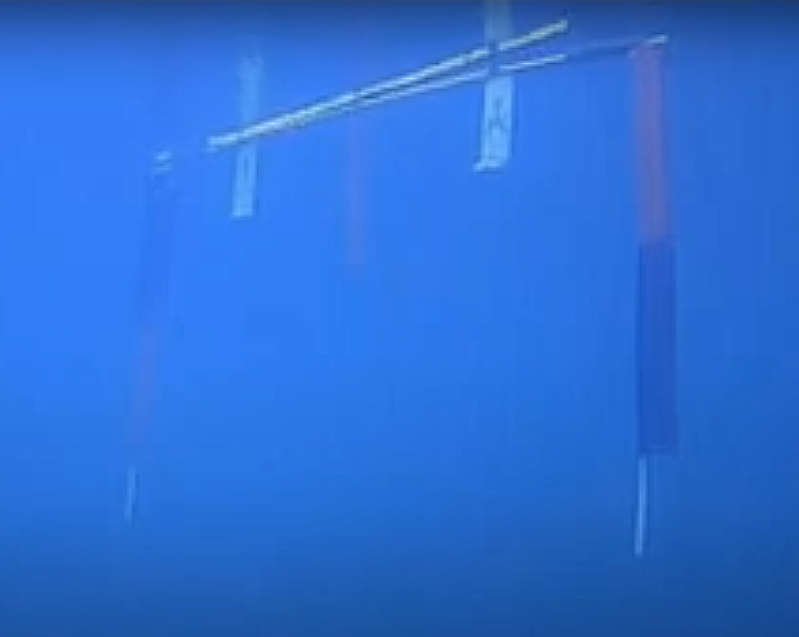
#> input picture gate1.png, 799 x 637 px, given in place of the camera
$ jupyter execute 'buoy&gate_2023.ipynb'   (older library calls are emulated)   (text cells are left out)
#> lines starting #> are read from the running program, lines starting #| are printed output that depends on the picture; after the words box and inside, x2 and y2 are one past the last pixel; in counts of white or black regions, pixels touching at a corner belong together
[cell 1]
# [5 lines of commented-out code are left out]
import numpy as np
import cv2
import math
import time

#[+------:
import sys

[cell 2]
current_yaw = 0
cv_image = 0
YAW_VARIANCE = .017

# [+]- Access the camera, the int parameter determines which camera you are using, may have to change in depending on what computer you run on
video_capture = cv2.VideoCapture(0)
# video_capture = cv2.VideoCapture(1)
# video_capture = cv2.VideoCapture(2)

#[+]- Each iteration of this loop processes a frame that is captured by the camera by applying a series of filters. Each filter is in intermediate step, the final image is the one which we annotate and extract information from.
while(True):
    # Capture the frames
    ret, frame = video_capture.read()
#> frame is the input picture: shape (637, 799, 3); mean B, G, R 212.9, 110.1, 43.9
    final = frame

    # change from bgr values to hsv values
    hsv = cv2.cvtColor(frame, cv2.COLOR_BGR2HSV)
#> hsv: shape (637, 799, 3); mean H, S, V 108.3, 202.7, 212.9

    # color bounds of color to be filtered out [+] correction: colors to be NOT filtered out
    # lower_color_bounds = np.array([0, 200, 0])
    # upper_color_bounds = np.array([255, 255, 255])
    lower_color_bounds = np.array([0, 100, 20])
    upper_color_bounds = np.array([30, 255, 255])


    # [+]- Filter 1: threshold shows in black the pixels being filtered out [+: show only the colors that are between the two bounds)
    threshold = cv2.inRange(hsv, lower_color_bounds, upper_color_bounds)
#> threshold: shape (637, 799); every value is 0

    #[+]- Filter 2:  erode to remove noise
    kernel = np.ones((10, 10), np.uint8)
    erode = cv2.erode(threshold, kernel)

    # get the contours, Each individual contour is a Numpy array of (x,y) coordinates of boundary points of the object
    contours = cv2.findContours(erode, cv2.RETR_EXTERNAL, cv2.CHAIN_APPROX_NONE)[0]
#> contours = []

    # create bounding boxes, creates an array of contour areas so that we can know which is th ebiggest
    contour_areas = [cv2.contourArea(x) for x in contours]
#> contour_areas = []

    # get the areas of each contour, returns a list of indeces for contour areas array
    contour_indexes = np.argsort(contour_areas)
#> contour_indexes = empty array

    # sort the indexes of the largest areas
    for i in contour_indexes[-2:]:  # only look at the two largest contours
        (x,y,w,h) = cv2.boundingRect(contours[i])  # get the location/dimensions of a bounding box for the contour: x,y=coordinates, w,h=dims
        cv2.rectangle(final, pt1=(x,y), pt2=(x+w,y+h), color=(255,0,0), thickness=5)  # draw the bounding box on the image

        # for visibility, we will place a background fill on the contour label
        text = "gatepost"
        text_size, _ = cv2.getTextSize(text, cv2.FONT_HERSHEY_PLAIN, 1, 1)
        text_w, text_h = text_size
        cv2.rectangle(final, pt1=(x, y), pt2=(x + text_w, y - 2*text_h), color=(255, 0, 0), thickness=-1)
        cv2.putText(final, "gatepost", org=(x, y-5), fontFace=cv2.FONT_HERSHEY_PLAIN, fontScale=1, color=(255, 255, 255), thickness=1)
#> this loop made 0 passes

    # [+]- Show each filter that is applied to the frame. Each filter is shown in a separate window
    # cv2.imshow('1 Gate: original frame',frame)
    cv2.imshow('2 Gate: threshold', threshold)
    cv2.imshow("3 Gate: eroded", erode)
    cv2.imshow("4 Gate: final", final)


    if cv2.waitKey(1) & 0xFF == ord('q'):
#> (key q is pressed here)
        break

[cell 3]
current_yaw = 0
cv_image = 0
YAW_VARIANCE = .017

# [+]- Access the camera, the int parameter determines which camera you are using, may have to change in depending on what computer you run on
video_capture = cv2.VideoCapture(0)
# video_capture = cv2.VideoCapture(1)
# video_capture = cv2.VideoCapture(2)

lower_value_bounds = np.array([0, 0, 0])
upper_value_bounds = np.array([255, 255, 75])

houghParam1=40
houghParam2=45
# houghParam1=15
# houghParam2=30

#[+:]-- -------------------------------------------------//
clk= 0
clkRate= 1
clkLim= clkRate*255
#-------------------------------------------------------//

bgrRed= (0, 0, 255)
bgrBlue= (255, 0, 0)
bgrOrange= (100, 100, 255)

kernel_sqr = np.ones((1,1), np.uint8)
kernel_3x1= np.ones((3,1), np.uint8)
kernel_1x3= np.ones((1,3), np.uint8)
blurnel = (2, 2)
while(True):
    ret, img_frame = video_capture.read()
    img_final = img_frame

    # [+:]--- Use this to find the ideal value range, which changes depending on the lighting ---------------------//
    tick= clk//clkRate + 1
    cv2.putText(img_final, "[:+:] CLK: "+ str(tick), org=(10, 20), fontFace=cv2.FONT_HERSHEY_DUPLEX, fontScale=.7, color=(200, 0, 255), thickness=2)
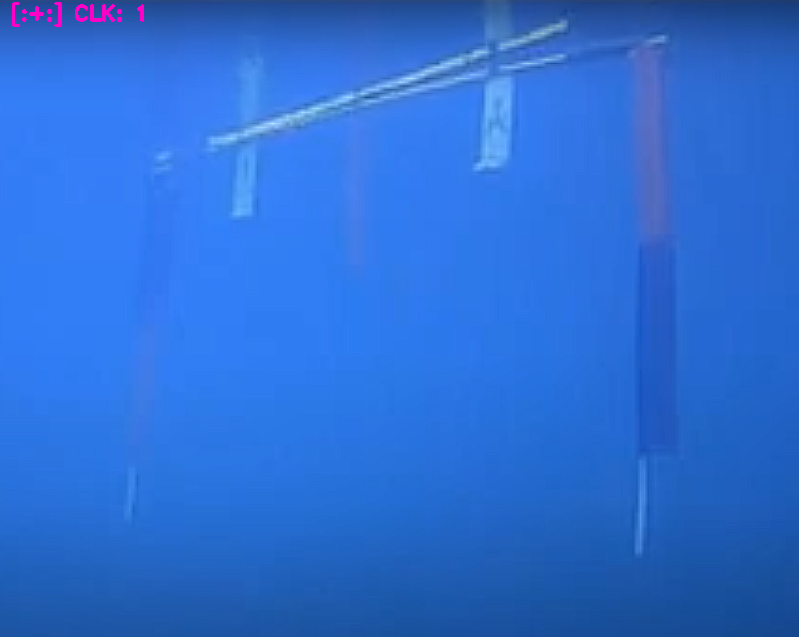
#> img_final: shape (637, 799, 3); 0.17% of pixels changed, all inside (x1, y1, x2, y2) = (12, 2, 144, 27)
    clk+= 1
    if clk>clkLim: clk=0
    #--------------------------------------------------------------------------------------------------------------//

    # #[::+::]======================Debug================|+|+|+|
    # clkRate= 1
    # upper_value_bounds = np.array([255, 255, 75])
    # # [\\+\\]===========================================|-|-|-|


    img_hsv = cv2.cvtColor(img_frame, cv2.COLOR_BGR2HSV)
#> img_hsv: shape (637, 799, 3); mean H, S, V 108.3, 202.8, 213.1
    img_threshold = cv2.inRange(img_hsv, lower_value_bounds, upper_value_bounds)
    img_dilate = cv2.dilate(img_threshold, kernel_1x3, iterations=4)
    img_erode = cv2.erode(img_dilate, kernel_1x3, iterations=4)
    img_blur = cv2.blur(img_erode, ksize= blurnel)

    circles = cv2.HoughCircles(img_blur, cv2.HOUGH_GRADIENT, 1, 20,
                  param1=houghParam1,  # edge detection parameter
                  param2=houghParam2,  # accumulator threshold, or how circley the circles need to be to be recognized (higher=more circlely)
                  minRadius=0,
                  maxRadius=100)
#> circles = None

    if (type(circles)) is np.ndarray:
        circle_radii = [x[2] for x in circles[0]]
        circle_indexes = np.argsort(circle_radii)
        for i in circle_indexes[-2:]:
            circle = circles[0][i]
            cv2.circle(img_final, center=(int(circle[0]), int(circle[1])), radius=int(circle[2]+20), color=bgrOrange, thickness=2)
            text = " -- -- "
            text_size, _ = cv2.getTextSize(text, cv2.FONT_HERSHEY_PLAIN, 1, 1)  # get the text size
            text_w, text_h = text_size  # get the text width/height
            cv2.putText(img_final, text, org=(int(circle[0])-text_w, int(circle[1])+(text_h//2)+7), fontFace=cv2.FONT_HERSHEY_PLAIN, fontScale=2, color=bgrOrange, thickness=2)

    # cv2.imshow('2 Circle_1: hsv', img_hsv)
    cv2.imshow('3 Circle_1: threshold', img_threshold)
    cv2.imshow("4 Circle1_: dilated", img_dilate)
    cv2.imshow("5 Circle_1: eroded", img_erode)
    cv2.imshow("6 Circle_1: blur", img_blur)
    cv2.imshow("7 Circle_1: final", img_final)

    if cv2.waitKey(1) & 0xFF == ord('q'):
#> (key q is pressed here)
        break
cv2.destroyAllWindows()

[cell 4]
current_yaw = 0
cv_image = 0
YAW_VARIANCE = .017

# [+]- Access the camera, the int parameter determines which camera you are using, may have to change in depending on what computer you run on
video_capture = cv2.VideoCapture(0)
# video_capture = cv2.VideoCapture(1)
# video_capture = cv2.VideoCapture(2)

lower_value_bounds = np.array([0, 0, 150])
# lower_value_bounds = np.array([0, 0, 165])
# lower_value_bounds = np.array([0, 0, 180])
upper_value_bounds = np.array([255, 255, 255])

# houghParam1=40
# houghParam2=45
houghParam1=15
houghParam2=30

clk= 0
clkRate= 1
clkLim= clkRate*255

bgrRed= (0, 0, 255)
bgrBlue= (255, 0, 0)
bgrCyan= (200, 200, 50)
bgrOrange= (100, 100, 255)


kernel_sqr2 = np.ones((2,2), np.uint8)
kernel_sqr3 = np.ones((3,3), np.uint8)
kernel_sqr4 = np.ones((4,4), np.uint8)
kernel_sqr5 = np.ones((5,5), np.uint8)
kernel_sqr6 = np.ones((6,6), np.uint8)
kernel_sqr7 = np.ones((7,7), np.uint8)
kernel_sqr8 = np.ones((8,8), np.uint8)
kernel_sqr9 = np.ones((9,9), np.uint8)
kernel_sqr10 = np.ones((10,10), np.uint8)
kernel_sqr11 = np.ones((11,11), np.uint8)
kernel_sqr12 = np.ones((12,12), np.uint8)
kernel_sqr13 = np.ones((13,13), np.uint8)
kernel_sqr13 = np.ones((14,14), np.uint8)
blurnel = (5, 5)
kernel_3x1= np.ones((3,1), np.uint8)
kernel_1x3= np.ones((1,3), np.uint8)
kernel_2x1= np.ones((2,1), np.uint8)
kernel_sqr= np.empty((0,), dtype= np.ndarray)
erodeKernel= kernel_sqr8

while(True):
    ret, img_frame = video_capture.read()
    img_final = img_frame

    # [+:]--- Use this to find the ideal value range, which changes depending on the lighting ---------------------//
    tick= clk//clkRate + 1
    cv2.putText(img_final, str(tick), org=(10, 20), fontFace=cv2.FONT_HERSHEY_DUPLEX, fontScale=.5, color= bgrCyan, thickness=2)
#> img_final: shape (637, 799, 3); 0.01% of pixels changed, all inside (x1, y1, x2, y2) = (12, 9, 18, 22)
    clk+= 1
    if clk>clkLim: clk=0
    #--------------------------------------------------------------------------------------------------------------//

    # # [::+::]======================Debug================|+|+|+|
    # clkRate= 21
    # erodeKernel= np.ones((tick,tick), np.uint8)
    # # [\\+\\]===========================================|-|-|-|

    img_hsv = cv2.cvtColor(img_frame, cv2.COLOR_BGR2HSV)
#> img_hsv: shape (637, 799, 3); mean H, S, V 108.2, 202.7, 212.9
    img_threshold = cv2.inRange(img_hsv, lower_value_bounds, upper_value_bounds)
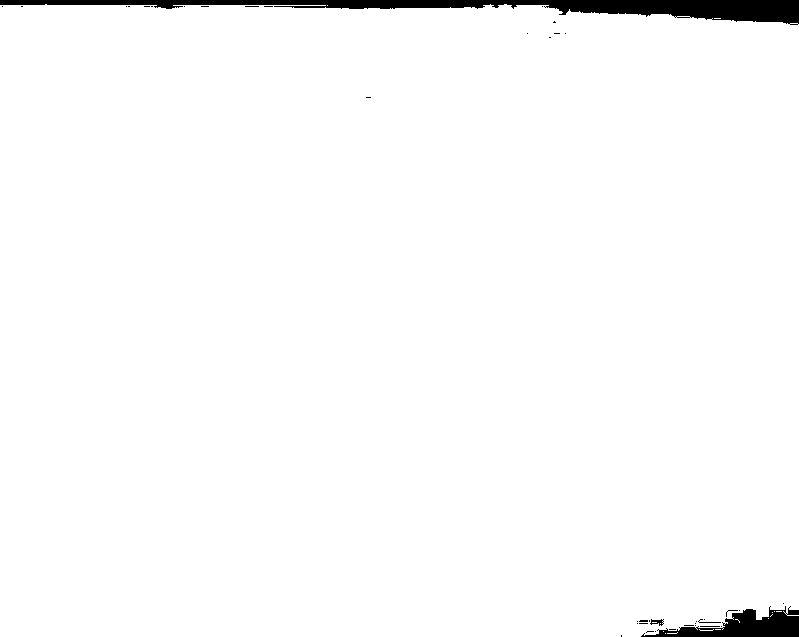
#> img_threshold: shape (637, 799); 98% white; 40 black regions (35 under 20 px), largest, box (x1, y1, x2, y2) and area: (0, 0, 799, 25) 7608, (641, 606, 799, 637) 2337, (650, 619, 664, 626) 52, (698, 619, 721, 623) 27, (700, 626, 720, 627) 20
    #[+:]-- erodeKernel= np.ones((7:14,7:14), np.uint8)
    img_erode = cv2.erode(img_threshold, erodeKernel, iterations=1)
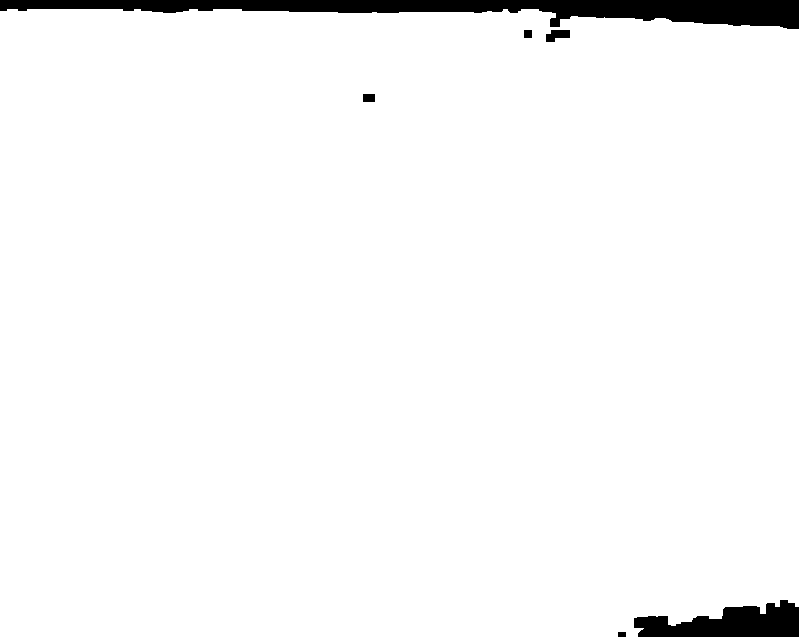
#> img_erode: shape (637, 799); 96.9% white; 6 black regions, box (x1, y1, x2, y2) and area: (0, 0, 799, 29) 11489, (634, 600, 799, 637) 3932, (546, 30, 570, 42) 208, (363, 94, 375, 102) 96, (524, 30, 532, 38) 64, (618, 632, 626, 637) 40
    img_dilate = cv2.dilate(img_erode, kernel_sqr6, iterations=1)
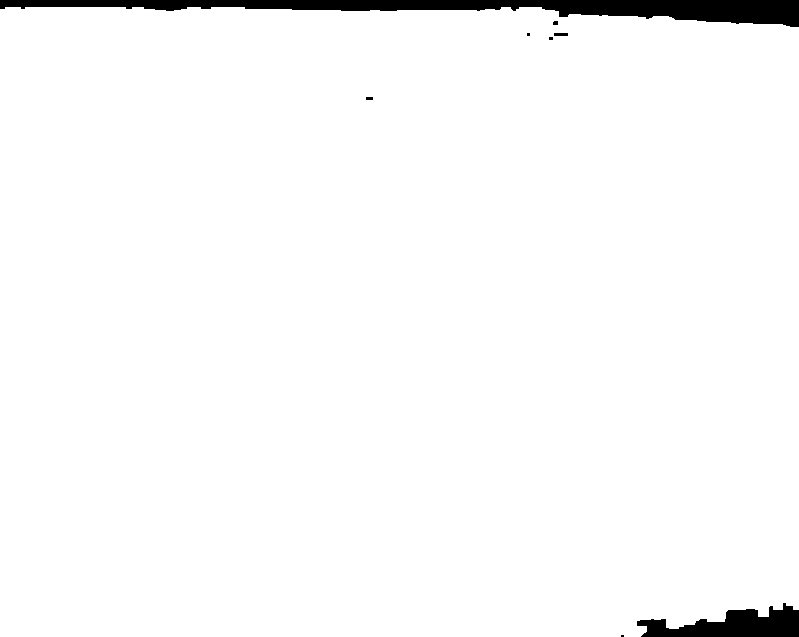
#> img_dilate: shape (637, 799); 97.5% white; 8 black regions (4 under 20 px), largest, box (x1, y1, x2, y2) and area: (0, 0, 799, 27) 9597, (637, 603, 799, 637) 3153, (554, 33, 568, 36) 42, (366, 97, 373, 100) 21
    img_blur = cv2.blur(img_dilate, ksize= blurnel)


    circles = cv2.HoughCircles(img_blur, cv2.HOUGH_GRADIENT, 1, 20,
                  param1=houghParam1,  # edge detection parameter
                  param2=houghParam2,
                  minRadius=0,
                  maxRadius=100)


    if (type(circles)) is np.ndarray:
        circle_radii = [x[2] for x in circles[0]]
        circle_indexes = np.argsort(circle_radii)
        for i in circle_indexes[-2:]:
            circle = circles[0][i]
            cv2.circle(img_final, center=(int(circle[0]), int(circle[1])), radius=int(circle[2]), color=bgrCyan, thickness=2)
            text = " + "
            text_size, _ = cv2.getTextSize(text, cv2.FONT_HERSHEY_PLAIN, 1, 1)
            text_w, text_h = text_size
            cv2.putText(img_final, text, org=(int(circle[0]-text_w), int(circle[1])+(text_h//2)+7), fontFace=cv2.FONT_HERSHEY_PLAIN, fontScale=2, color=bgrOrange, thickness=2)

    # cv2.imshow('2 Circle_1: hsv', img_hsv)
    cv2.imshow('1 Circle_2: threshold', img_threshold)
    cv2.imshow("2 Circle_2: eroded", img_erode)
    cv2.imshow("4 Circle_2_: dilated", img_dilate)
    cv2.imshow("5 Circle_2: blur", img_blur)
    cv2.imshow("6 Circle_2: final", img_final)
    if cv2.waitKey(1) & 0xFF == ord('q'):
#> (key q is pressed here)
        break
cv2.destroyAllWindows()

[cell 5]
current_yaw = 0
cv_image = 0
YAW_VARIANCE = .017

# [+]- Access the camera, the int parameter determines which camera you are using, may have to change in depending on what computer you run on
video_capture = cv2.VideoCapture(0)
# video_capture = cv2.VideoCapture(1)
# video_capture = cv2.VideoCapture(2)

while(True):
    ret, frame = video_capture.read()
    final = frame

    #--option 1: use grayscale-----
    img2gray = cv2.cvtColor(frame, cv2.COLOR_BGR2GRAY)
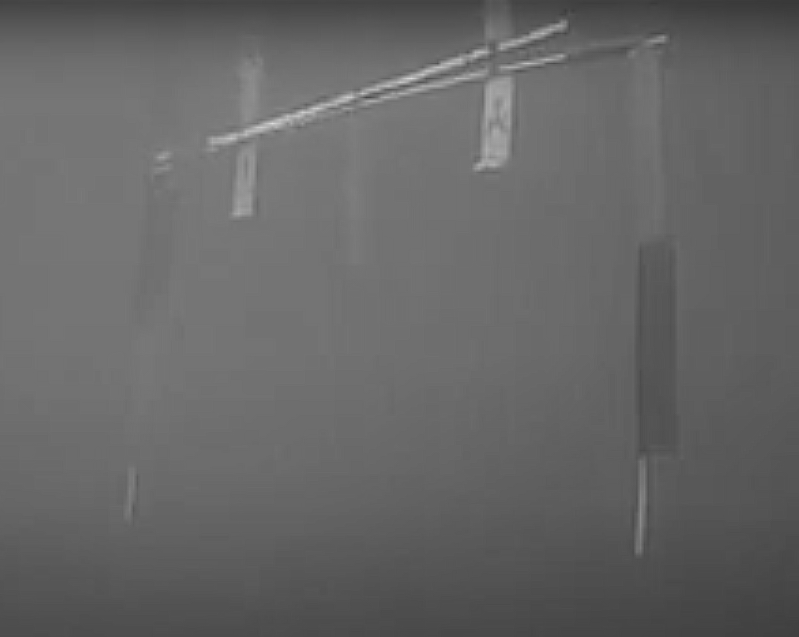
#> img2gray: shape (637, 799); min 56, max 223, mean 102
    ret, grayMask = cv2.threshold(img2gray, 180, 255, cv2.THRESH_BINARY)
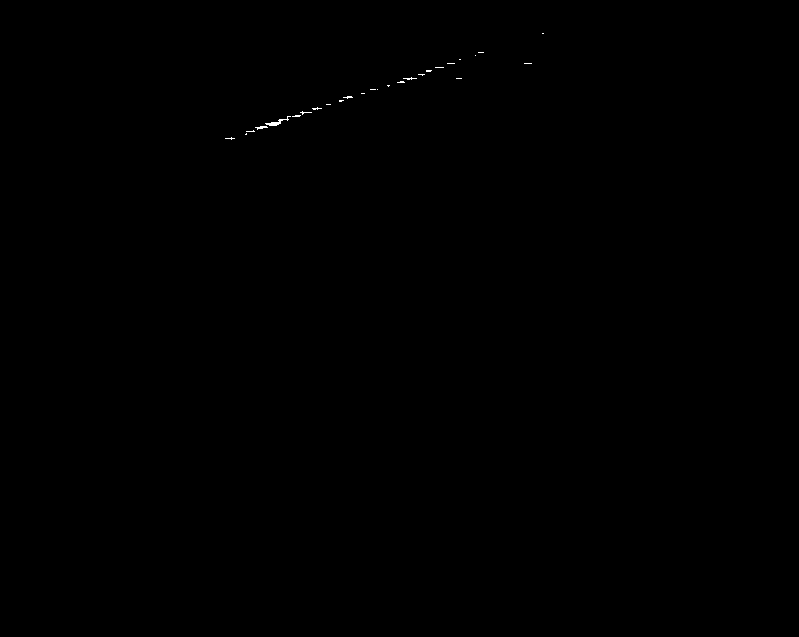
#> grayMask: shape (637, 799); 0.06% white in thin lines or dots, all inside (x1, y1, x2, y2) = (225, 33, 544, 140)
    imgFinal_gray = cv2.bitwise_and(img2gray, img2gray, mask=grayMask)

    #---Option 2: use hsv---
    img2hsv = cv2.cvtColor(frame, cv2.COLOR_BGR2HSV)
    lower = np.array([0, 0, 218])
    upper = np.array([157, 54, 255])
    hsvMask = cv2.inRange(img2hsv, lower, upper)
    # imgFinal_hsv =


    # for black text , cv.THRESH_BINARY_INV
    #ret, new_img = cv2.threshold(imgFinal_gray, 180, 255, cv2.THRESH_BINARY)
    ret, new_img = cv2.threshold(imgFinal_gray, 180, 255, cv2.THRESH_BINARY_INV)


    # to manipulate the orientation of dilution , large x means horizonatally dilating  more, large y means vertically dilating more
    kernel = cv2.getStructuringElement(cv2.MORPH_CROSS, (3,3))
#> kernel = [[0, 1, 0], [1, 1, 1], [0, 1, 0]]

    # dilate , more the iteration more the dilation
    dilated = cv2.dilate(new_img, kernel, iterations=9)
#> dilated: shape (637, 799); every value is 255


    # [7 lines of commented-out code are left out]
    contours, hierarchy = cv2.findContours(dilated, cv2.RETR_EXTERNAL, cv2.CHAIN_APPROX_NONE)
#> contours = 1 contour; box (x1, y1, x2, y2) and area: (0, 0, 799, 637) 507528

    for contour in contours:
        # get rectangle bounding contour
        [x, y, w, h] = cv2.boundingRect(contour)

        # Don't plot small false positives that aren't text
        if w < 35 and h < 35:
            continue

        # draw rectangle around contour on original image
        cv2.rectangle(frame, (x, y), (x + w, y + h), (255, 0, 255), 2)
#> this loop made 1 pass
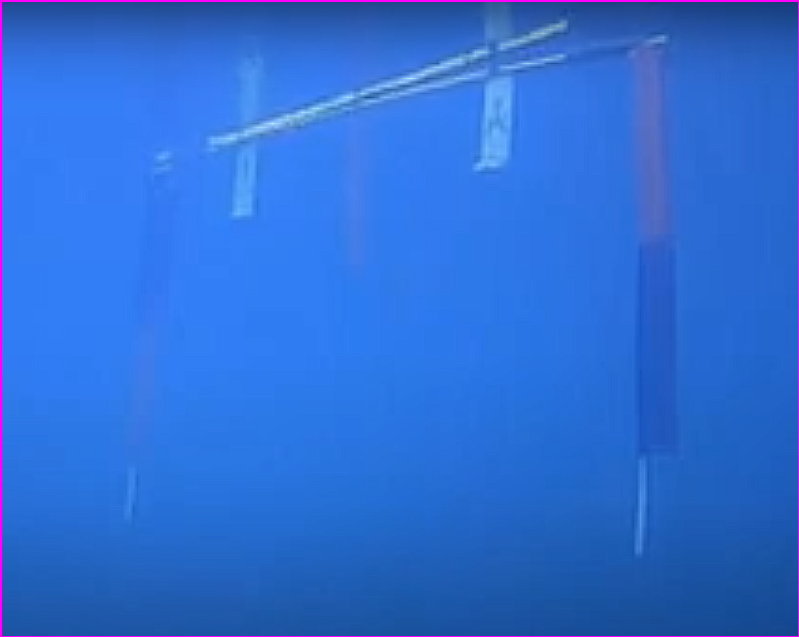
#> frame: shape (637, 799, 3); 0.84% of pixels changed, all inside (x1, y1, x2, y2) = (0, 0, 799, 637)


    #cv2.imshow('original frame',frame)
    #cv2.imshow('threshold', imgFinal_gray)
    #cv2.imshow("dilated", dilated)
    cv2.imshow("grayMask", grayMask)
    #cv2.imshow("hsvMask", hsvMask)
    cv2.imshow("new", new_img)
    cv2.imshow("final", final)

    if cv2.waitKey(1) & 0xFF == ord('q'):
#> (key q is pressed here)
        break
cv2.destroyAllWindows()
